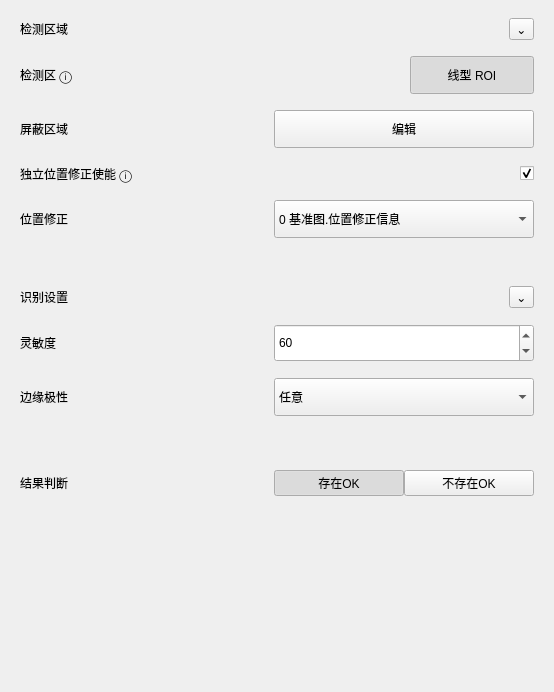
               <widget class="QWidget" name="edgeAllParamsContents">
                <property name="geometry">
                 <rect>
                  <x>0</x>
                  <y>0</y>
                  <width>554</width>
                  <height>692</height>
                 </rect>
                </property>
                <layout class="QVBoxLayout" name="verticalLayout_allConfigCards">
                 <property name="spacing">
                  <number>12</number>
                 </property>
                 <property name="leftMargin">
                  <number>0</number>
                 </property>
                 <property name="topMargin">
                  <number>0</number>
                 </property>
                 <property name="rightMargin">
                  <number>0</number>
                 </property>
                 <property name="bottomMargin">
                  <number>0</number>
                 </property>
                 <item>
                  <widget class="QFrame" name="detectionAreaCard">
                   <property name="frameShape">
                    <enum>QFrame::NoFrame</enum>
                   </property>
                   <property name="panelRole" stdset="0">
                    <string>configCard</string>
                   </property>
                   <layout class="QVBoxLayout" name="verticalLayout_detectionArea">
                    <property name="spacing">
                     <number>16</number>
                    </property>
                    <property name="leftMargin">
                     <number>20</number>
                    </property>
                    <property name="topMargin">
                     <number>18</number>
                    </property>
                    <property name="rightMargin">
                     <number>20</number>
                    </property>
                    <property name="bottomMargin">
                     <number>18</number>
                    </property>
                    <item>
                     <layout class="QHBoxLayout" name="horizontalLayout_detectionHeader">
                      <property name="leftMargin">
                       <number>0</number>
                      </property>
                      <property name="topMargin">
                       <number>0</number>
                      </property>
                      <property name="rightMargin">
                       <number>0</number>
                      </property>
                      <property name="bottomMargin">
                       <number>0</number>
                      </property>
                      <item>
                       <widget class="QLabel" name="detectionAreaTitleLabel">
                        <property name="text">
                         <string>检测区域</string>
                        </property>
                        <property name="role" stdset="0">
                         <string>cardTitle</string>
                        </property>
                       </widget>
                      </item>
                      <item>
                       <spacer name="horizontalLayout_detectionHeaderSpacer">
                        <property name="orientation">
                         <enum>Qt::Horizontal</enum>
                        </property>
                        <property name="sizeHint" stdset="0">
                         <size>
                          <width>40</width>
                          <height>20</height>
                         </size>
                        </property>
                       </spacer>
                      </item>
                      <item>
                       <widget class="QToolButton" name="detectionCollapseButton">
                        <property name="text">
                         <string>⌄</string>
                        </property>
                        <property name="role" stdset="0">
                         <string>collapseCard</string>
                        </property>
                       </widget>
                      </item>
                     </layout>
                    </item>
                    <item>
                     <layout class="QHBoxLayout" name="horizontalLayout_detectionAreaEdit">
                      <property name="leftMargin">
                       <number>0</number>
                      </property>
                      <property name="topMargin">
                       <number>0</number>
                      </property>
                      <property name="rightMargin">
                       <number>0</number>
                      </property>
                      <property name="bottomMargin">
                       <number>0</number>
                      </property>
                      <item>
                       <widget class="QLabel" name="detectionAreaLabel">
                        <property name="minimumSize">
                         <size>
                          <width>150</width>
                          <height>0</height>
                         </size>
                        </property>
                        <property name="text">
                         <string>检测区 ⓘ</string>
                        </property>
                        <property name="role" stdset="0">
                         <string>rowField</string>
                        </property>
                       </widget>
                      </item>
                      <item>
                       <widget class="QToolButton" name="detectionRectButton">
                        <property name="minimumSize">
                         <size>
                          <width>124</width>
                          <height>38</height>
                         </size>
                        </property>
                        <property name="maximumSize">
                         <size>
                          <width>124</width>
                          <height>38</height>
                         </size>
                        </property>
                        <property name="toolTip">
                         <string>点击后在右侧绘制线型搜索 ROI</string>
                        </property>
                        <property name="text">
                         <string>线型 ROI</string>
                        </property>
                        <property name="checkable">
                         <bool>true</bool>
                        </property>
                        <property name="checked">
                         <bool>true</bool>
                        </property>
                        <property name="actionRole" stdset="0">
                         <string>toolbarIcon</string>
                        </property>
                       </widget>
                      </item>
                     </layout>
                    </item>
                    <item>
                     <layout class="QHBoxLayout" name="horizontalLayout_detectionMask">
                      <property name="leftMargin">
                       <number>0</number>
                      </property>
                      <property name="topMargin">
                       <number>0</number>
                      </property>
                      <property name="rightMargin">
                       <number>0</number>
                      </property>
                      <property name="bottomMargin">
                       <number>0</number>
                      </property>
                      <item>
                       <widget class="QLabel" name="detectionMaskLabel">
                        <property name="minimumSize">
                         <size>
                          <width>150</width>
                          <height>0</height>
                         </size>
                        </property>
                        <property name="text">
                         <string>屏蔽区域</string>
                        </property>
                        <property name="role" stdset="0">
                         <string>rowField</string>
                        </property>
                       </widget>
                      </item>
                      <item>
                       <widget class="QPushButton" name="detectionMaskEditButton">
                        <property name="minimumSize">
                         <size>
                          <width>260</width>
                          <height>38</height>
                         </size>
                        </property>
                        <property name="text">
                         <string>编辑</string>
                        </property>
                        <property name="actionRole" stdset="0">
                         <string>gray</string>
                        </property>
                       </widget>
                      </item>
                     </layout>
                    </item>
                    <item>
                     <layout class="QHBoxLayout" name="horizontalLayout_positionEnable">
                      <property name="leftMargin">
                       <number>0</number>
                      </property>
                      <property name="topMargin">
                       <number>0</number>
                      </property>
                      <property name="rightMargin">
                       <number>0</number>
                      </property>
                      <property name="bottomMargin">
                       <number>0</number>
                      </property>
                      <item>
                       <widget class="QLabel" name="positionEnableLabel">
                        <property name="minimumSize">
                         <size>
                          <width>260</width>
                          <height>0</height>
                         </size>
                        </property>
                        <property name="text">
                         <string>独立位置修正使能 ⓘ</string>
                        </property>
                        <property name="role" stdset="0">
                         <string>rowField</string>
                        </property>
                       </widget>
                      </item>
                      <item>
                       <spacer name="horizontalSpacer_positionEnable">
                        <property name="orientation">
                         <enum>Qt::Horizontal</enum>
                        </property>
                        <property name="sizeHint" stdset="0">
                         <size>
                          <width>40</width>
                          <height>20</height>
                         </size>
                        </property>
                       </spacer>
                      </item>
                      <item>
                       <widget class="QCheckBox" name="positionCorrectionSwitch">
                        <property name="text">
                         <string/>
                        </property>
                        <property name="checked">
                         <bool>true</bool>
                        </property>
                       </widget>
                      </item>
                     </layout>
                    </item>
                    <item>
                     <layout class="QHBoxLayout" name="horizontalLayout_positionSource">
                      <property name="leftMargin">
                       <number>0</number>
                      </property>
                      <property name="topMargin">
                       <number>0</number>
                      </property>
                      <property name="rightMargin">
                       <number>0</number>
                      </property>
                      <property name="bottomMargin">
                       <number>0</number>
                      </property>
                      <item>
                       <widget class="QLabel" name="positionSourceLabel">
                        <property name="minimumSize">
                         <size>
                          <width>150</width>
                          <height>0</height>
                         </size>
                        </property>
                        <property name="text">
                         <string>位置修正</string>
                        </property>
                        <property name="role" stdset="0">
                         <string>rowField</string>
                        </property>
                       </widget>
                      </item>
                      <item>
                       <widget class="QComboBox" name="positionCorrectionComboBox">
                        <property name="minimumSize">
                         <size>
                          <width>260</width>
                          <height>38</height>
                         </size>
                        </property>
                        <item>
                         <property name="text">
                          <string>0 基准图.位置修正信息</string>
                         </property>
                        </item>
                       </widget>
                      </item>
                     </layout>
                    </item>
                   </layout>
                  </widget>
                 </item>
                 <item>
                  <widget class="QFrame" name="recognitionSettingsCard">
                   <property name="frameShape">
                    <enum>QFrame::NoFrame</enum>
                   </property>
                   <property name="panelRole" stdset="0">
                    <string>configCard</string>
                   </property>
                   <layout class="QVBoxLayout" name="verticalLayout_recognitionSettings">
                    <property name="spacing">
                     <number>16</number>
                    </property>
                    <property name="leftMargin">
                     <number>20</number>
                    </property>
                    <property name="topMargin">
                     <number>18</number>
                    </property>
                    <property name="rightMargin">
                     <number>20</number>
                    </property>
                    <property name="bottomMargin">
                     <number>18</number>
                    </property>
                    <item>
                     <layout class="QHBoxLayout" name="horizontalLayout_recognitionHeader">
                      <property name="leftMargin">
                       <number>0</number>
                      </property>
                      <property name="topMargin">
                       <number>0</number>
                      </property>
                      <property name="rightMargin">
                       <number>0</number>
                      </property>
                      <property name="bottomMargin">
                       <number>0</number>
                      </property>
                      <item>
                       <widget class="QLabel" name="recognitionSettingsTitleLabel">
                        <property name="text">
                         <string>识别设置</string>
                        </property>
                        <property name="role" stdset="0">
                         <string>cardTitle</string>
                        </property>
                       </widget>
                      </item>
                      <item>
                       <spacer name="horizontalLayout_recognitionHeaderSpacer">
                        <property name="orientation">
                         <enum>Qt::Horizontal</enum>
                        </property>
                        <property name="sizeHint" stdset="0">
                         <size>
                          <width>40</width>
                          <height>20</height>
                         </size>
                        </property>
                       </spacer>
                      </item>
                      <item>
                       <widget class="QToolButton" name="recognitionCollapseButton">
                        <property name="text">
                         <string>⌄</string>
                        </property>
                        <property name="role" stdset="0">
                         <string>collapseCard</string>
                        </property>
                       </widget>
                      </item>
                     </layout>
                    </item>
                    <item>
                     <layout class="QHBoxLayout" name="horizontalLayout_sensitivity">
                      <property name="leftMargin">
                       <number>0</number>
                      </property>
                      <property name="topMargin">
                       <number>0</number>
                      </property>
                      <property name="rightMargin">
                       <number>0</number>
                      </property>
                      <property name="bottomMargin">
                       <number>0</number>
                      </property>
                      <item>
                       <widget class="QLabel" name="sensitivityLabel">
                        <property name="minimumSize">
                         <size>
                          <width>150</width>
                          <height>0</height>
                         </size>
                        </property>
                        <property name="text">
                         <string>灵敏度</string>
                        </property>
                        <property name="role" stdset="0">
                         <string>rowField</string>
                        </property>
                       </widget>
                      </item>
                      <item>
                       <widget class="QSpinBox" name="edgeSensitivitySpinBox">
                        <property name="minimumSize">
                         <size>
                          <width>260</width>
                          <height>38</height>
                         </size>
                        </property>
                        <property name="minimum">
                         <number>0</number>
                        </property>
                        <property name="maximum">
                         <number>100</number>
                        </property>
                        <property name="value">
                         <number>60</number>
                        </property>
                       </widget>
                      </item>
                     </layout>
                    </item>
                    <item>
                     <layout class="QHBoxLayout" name="horizontalLayout_edgePolarity">
                      <property name="leftMargin">
                       <number>0</number>
                      </property>
                      <property name="topMargin">
                       <number>0</number>
                      </property>
                      <property name="rightMargin">
                       <number>0</number>
                      </property>
                      <property name="bottomMargin">
                       <number>0</number>
                      </property>
                      <item>
                       <widget class="QLabel" name="edgePolarityLabel">
                        <property name="minimumSize">
                         <size>
                          <width>150</width>
                          <height>0</height>
                         </size>
                        </property>
                        <property name="text">
                         <string>边缘极性</string>
                        </property>
                        <property name="role" stdset="0">
                         <string>rowField</string>
                        </property>
                       </widget>
                      </item>
                      <item>
                       <widget class="QComboBox" name="edgePolarityComboBox">
                        <property name="minimumSize">
                         <size>
                          <width>260</width>
                          <height>38</height>
                         </size>
                        </property>
                        <property name="currentIndex">
                         <number>2</number>
                        </property>
                        <item>
                         <property name="text">
                          <string>黑到白</string>
                         </property>
                        </item>
                        <item>
                         <property name="text">
                          <string>白到黑</string>
                         </property>
                        </item>
                        <item>
                         <property name="text">
                          <string>任意</string>
                         </property>
                        </item>
                       </widget>
                      </item>
                     </layout>
                    </item>
                   </layout>
                  </widget>
                 </item>
                 <item>
                  <widget class="QFrame" name="resultJudgeCard">
                   <property name="frameShape">
                    <enum>QFrame::NoFrame</enum>
                   </property>
                   <property name="panelRole" stdset="0">
                    <string>configCard</string>
                   </property>
                   <layout class="QVBoxLayout" name="verticalLayout_resultJudge">
                    <property name="spacing">
                     <number>16</number>
                    </property>
                    <property name="leftMargin">
                     <number>20</number>
                    </property>
                    <property name="topMargin">
                     <number>18</number>
                    </property>
                    <property name="rightMargin">
                     <number>20</number>
                    </property>
                    <property name="bottomMargin">
                     <number>18</number>
                    </property>
                    <item>
                     <layout class="QHBoxLayout" name="horizontalLayout_resultHeader">
                      <property name="leftMargin">
                       <number>0</number>
                      </property>
                      <property name="topMargin">
                       <number>0</number>
                      </property>
                      <property name="rightMargin">
                       <number>0</number>
                      </property>
                      <property name="bottomMargin">
                       <number>0</number>
                      </property>
                      <item>
                       <widget class="QLabel" name="resultJudgeTitleLabel">
                        <property name="text">
                         <string>结果判断</string>
                        </property>
                        <property name="role" stdset="0">
                         <string>cardTitle</string>
                        </property>
                       </widget>
                      </item>
                      <item>
                       <spacer name="horizontalLayout_resultHeaderSpacer">
                        <property name="orientation">
                         <enum>Qt::Horizontal</enum>
                        </property>
                        <property name="sizeHint" stdset="0">
                         <size>
                          <width>40</width>
                          <height>20</height>
                         </size>
                        </property>
                       </spacer>
                      </item>
                      <item>
                       <widget class="QFrame" name="resultPresenceFrame">
                        <property name="minimumSize">
                         <size>
                          <width>260</width>
                          <height>38</height>
                         </size>
                        </property>
                        <property name="maximumSize">
                         <size>
                          <width>260</width>
                          <height>38</height>
                         </size>
                        </property>
                        <property name="panelRole" stdset="0">
                         <string>optionGroup</string>
                        </property>
                        <layout class="QHBoxLayout" name="horizontalLayout_resultPresenceButtons">
                         <property name="spacing">
                          <number>0</number>
                         </property>
                         <property name="leftMargin">
                          <number>0</number>
                         </property>
                         <property name="topMargin">
                          <number>0</number>
                         </property>
                         <property name="rightMargin">
                          <number>0</number>
                         </property>
                         <property name="bottomMargin">
                          <number>0</number>
                         </property>
                         <item>
                          <widget class="QPushButton" name="presentOkButton">
                           <property name="text">
                            <string>存在OK</string>
                           </property>
                           <property name="checkable">
                            <bool>true</bool>
                           </property>
                           <property name="checked">
                            <bool>true</bool>
                           </property>
                          </widget>
                         </item>
                         <item>
                          <widget class="QPushButton" name="absentOkButton">
                           <property name="text">
                            <string>不存在OK</string>
                           </property>
                           <property name="checkable">
                            <bool>true</bool>
                           </property>
                          </widget>
                         </item>
                        </layout>
                       </widget>
                      </item>
                     </layout>
                    </item>
                   </layout>
                  </widget>
                 </item>
                 <item>
                  <spacer name="verticalSpacer_configCards">
                   <property name="orientation">
                    <enum>Qt::Vertical</enum>
                   </property>
                   <property name="sizeHint" stdset="0">
                    <size>
                     <width>20</width>
                     <height>40</height>
                    </size>
                   </property>
                  </spacer>
                 </item>
                </layout>
               </widget>
